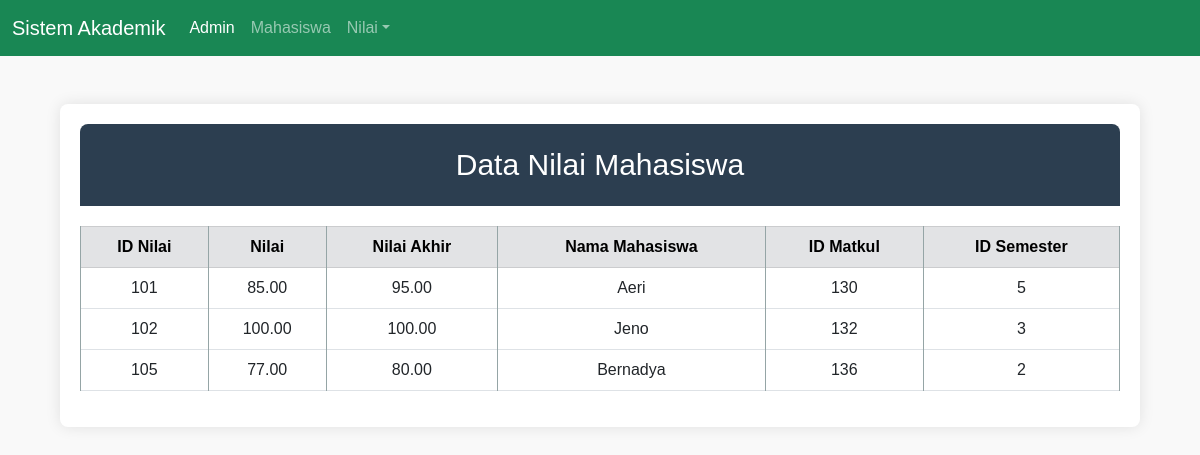
Screenshot of /TUGAS2/tampil_nilaiakhir_100.php with the database file from the repository.
### tables this page shows
CREATE TABLE `nilai` (
  `id_nilai` int NOT NULL,
  `nilai` decimal(10,2) NOT NULL,
  `nilai_akhir` decimal(10,2) NOT NULL,
  `id_mahasiswa` int NOT NULL,
  `id_matkul` int NOT NULL,
  `id_semester` int NOT NULL
);

CREATE TABLE `mahasiswa` (
  `id_mahasiswa` int NOT NULL,
  `nim` varchar(20) NOT NULL,
  `nama_mhs` varchar(255) NOT NULL,
  `alamat` varchar(255) NOT NULL,
  `email` varchar(255) NOT NULL,
  `no_telp` varchar(20) NOT NULL
);

### TUGAS2/database.php (called while the page is built, shortened)
<?php
class Database {
private $host = 'localhost';
private $username = 'root';
private $password = '';
private $database = 'db_akademik';
public function __construct() {
    $this->conn = new mysqli($this->host, $this->username, $this->password, $this->database);
}
}
?>

### TUGAS2/nilai.php (called while the page is built, shortened)
<?php
include_once 'database.php';
class nilaiAkhir100 extends Nilai {
    public function tampilkanData() {
        $sql = "SELECT * FROM nilai JOIN mahasiswa ON nilai.id_mahasiswa = mahasiswa.id_mahasiswa WHERE nilai_akhir >= 80.00";
        $data = $this->conn->query($sql);
        $hasil = [];
        if ($data && mysqli_num_rows($data) > 0) {
            while ($row = mysqli_fetch_array($data)) {
                $hasil[] = $row;
            }
        }
        return $hasil;
    }
}
?>

### TUGAS2/tampil_nilaiakhir_100.php (the view, shortened to what this page needs)
<?php
require_once('nilai.php');
    $nilai1 = new nilaiAkhir100();
    $dataNilai = $nilai1->tampilkanData();
?>
<!DOCTYPE html>
<html lang="en">
<head>
    <link href="https://cdn.jsdelivr.net/npm/bootstrap@5.3.0-alpha1/dist/css/bootstrap.min.css" rel="stylesheet">
</head>
<body>
<nav class="navbar navbar-expand-lg navbar-dark bg-success">
    <div class="container-fluid">
        <a class="navbar-brand">Sistem Akademik</a>
        <div class="collapse navbar-collapse" id="navbarNav">
            <ul class="navbar-nav me-auto">
                <li class="nav-item">
                    <a class="nav-link active" href="beranda.php">Admin</a>
                </li>
                <li class="nav-item">
                    <a class="nav-link" href="tampil_mahasiswa.php">Mahasiswa</a>
                </li>
                <li class="nav-item dropdown">
                    <a class="nav-link dropdown-toggle" href="#" id="navbarDropdown" role="button" data-bs-toggle="dropdown" aria-expanded="false">
                        Nilai</a>
                </li>
            </ul>
        </div>
    </div>
</nav>
<div class="container mt-5">
    <h1 class="header">Data Nilai Mahasiswa</h1>
    <table class="table table-bordered">
        <thead class="table-secondary">
            <tr class="sub-heading">
                <th scope="col">ID Nilai</th>
                <th scope="col">Nilai</th>
                <th scope="col">Nilai Akhir</th>
                <th scope="col">Nama Mahasiswa</th>
                <th scope="col">ID Matkul</th>
                <th scope="col">ID Semester</th>
            </tr>
        </thead>
        <tbody>
            <?php
            require_once('database.php');
            require_once('nilai.php');
            if (!empty($dataNilai)) {
                foreach ($dataNilai as $row) {
                echo "<tr>";
                echo "<td>" . $row['id_nilai'] . "</td>";
                echo "<td>" . $row['nilai'] . "</td>";
                echo "<td>" . $row['nilai_akhir'] . "</td>";
                echo "<td>" . $row['nama_mhs'] . "</td>";
                echo "<td>" . $row['id_matkul'] . "</td>";
                echo "<td>" . $row['id_semester'] . "</td>";
                echo "</tr>";
                }
            } else {
                echo "<tr><td colspan='6' class='text-center'> Tidak ada data nilai mahasiswa. </td></tr>";
            }
            ?>
</body>
</html>

### TUGAS2/tampil_nilaiakhir_100.php (style rules this page uses)
body { font-family: Arial, sans-serif; background-color: #f9f9f9; margin: 0; padding: 0; }
.container { width: 90%; margin: 20px auto; background-color: #fff; border-radius: 8px; box-shadow: 0 0 15px rgba(0, 0, 0, 0.1); padding: 20px; }
.header { background-color: #2c3e50; color: white; padding: 23px; border-top-left-radius: 8px; border-top-right-radius: 8px; text-align: center; font-size: 30px; margin-bottom: 20px; }
table { width: 100%; border-collapse: collapse; margin-bottom: 20px; }
th, td { padding: 12px; border: 1px solid #95a5a6; text-align: center; }
th { color: black; }
td { background-color: #f1f9ff; }
.sub-heading { background-color: #95a5a6; color: black; }

### rows the page displays
nilai: id_nilai "101", nilai "85.00", nilai_akhir "95.00", id_mahasiswa.nama_mhs "Aeri", id_matkul "130", id_semester "5"
nilai: id_nilai "102", nilai "100.00", nilai_akhir "100.00", id_mahasiswa.nama_mhs "Jeno", id_matkul "132", id_semester "3"
nilai: id_nilai "105", nilai "77.00", nilai_akhir "80.00", id_mahasiswa.nama_mhs "Bernadya", id_matkul "136", id_semester "2"
